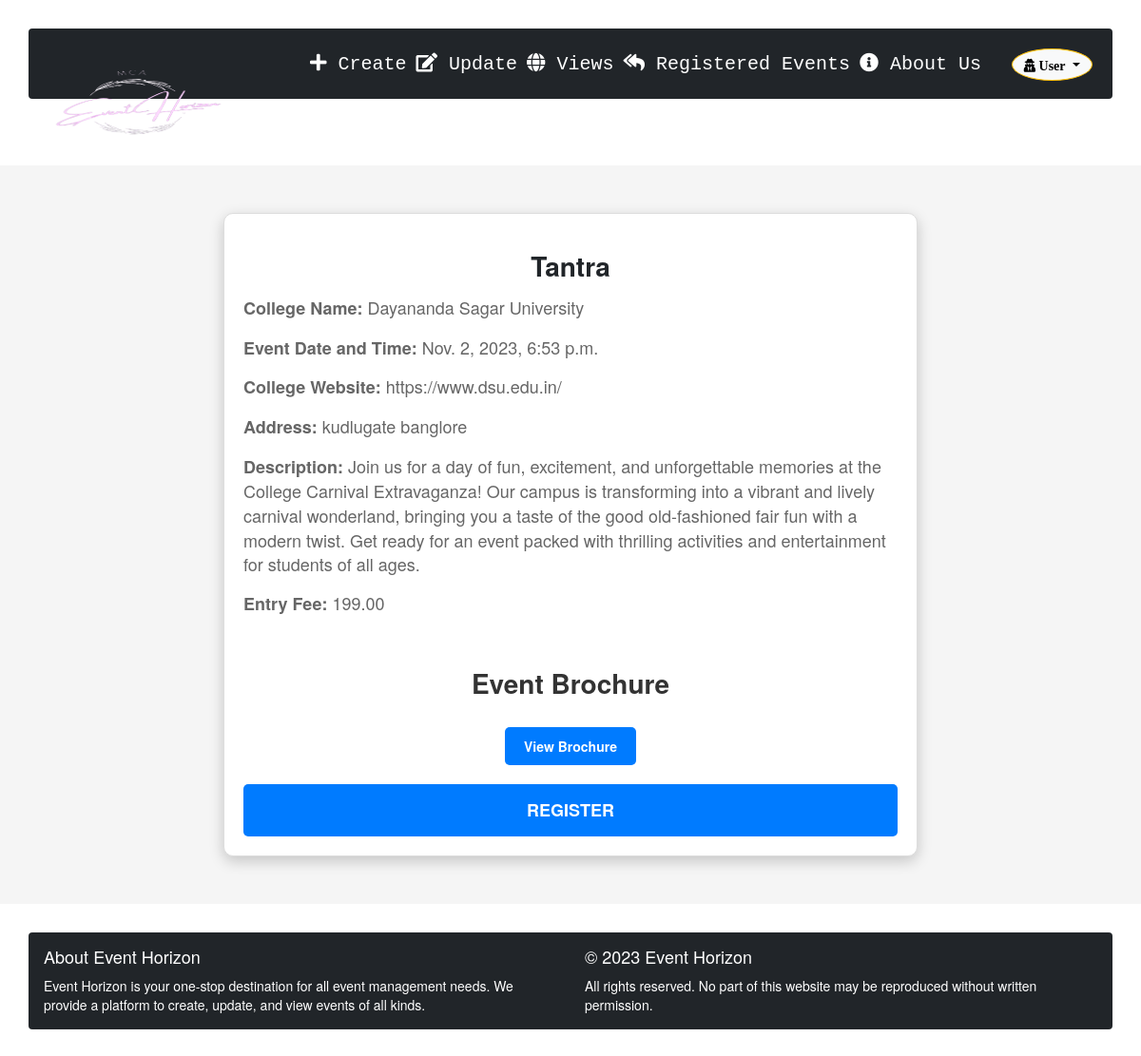
/registration/19/, run on the app's committed database.
### firstapp/models.py (models this page shows, shortened)
class Event(models.Model):
    username = models.ForeignKey(User, on_delete=models.CASCADE)
    event_name = models.CharField(max_length=100)
    college_name = models.CharField(max_length=100)
    address = models.CharField(max_length=200)
    college_website = models.CharField(max_length=200)
    event_datetime = models.DateTimeField(blank=True, null=True)
    event_description = models.TextField()
    event_brochure = models.FileField(upload_to='event_brochures/', blank=True, null=True)
    coordinator_name = models.CharField(max_length=100)
    coordinator_contact = models.CharField(max_length=20)
    entry_fee = models.DecimalField(max_digits=10, decimal_places=2, default=0.00)

### firstapp/views.py (the view)
# urls.py: path('registration/<int:event_id>/', views.registration_details, name='registration_details'),
def registration_details(request,event_id):
   event = get_object_or_404(Event, pk=event_id)
   context = {'event': event}
   return render(request, 'registration.html', context)

### templates/registration.html (shortened to what this page needs)
{% extends 'home.html' %}
{% load static %}
{% block content %}
<div class="registration-container">
    <div class="container">
        <div class="row justify-content-center">
            <div class="col-lg-8">
                <div class="card registration-card">
                    <h1 class="text-center text-dark mb-4 event-title">{{ event.event_name }}</h1>
                    <p class="event-text"><strong>College Name:</strong> {{ event.college_name }}</p>
                    <p class="event-text"><strong>Event Date and Time:</strong> {{ event.event_datetime }}</p>
                    <p class="event-text"><strong>College Website:</strong> {{ event.college_website }}</p>
                    <p class="event-text"><strong>Address:</strong> {{ event.address }}</p>
                    <p class="event-text"><strong>Description:</strong> {{ event.event_description }}</p>
                    <p class="event-text"><strong>Entry Fee:</strong> {{ event.entry_fee }}</p>
                    {% if event.event_brochure %}
                    <div class="brochure-container">
                        <h2 class="event-title">Event Brochure</h2>
                        <a href="{{ event.event_brochure.url }}" class="brochure-link" target="_blank">View Brochure</a>
                    </div>
                    {% endif %}
                    <div class="text-center">
                        <a  href="{% url 'payment' event.id %}" class="btn btn-primary register_button" style="width: 100%";>Register</a>
                    </div>
                </div>
            </div>
        </div>
    </div>
</div>
{% endblock %}

### templates/registration.html (style rules this page uses)
.registration-container { background-color: #f5f5f5; padding: 50px 0; }
.registration-card { background-color: #fff; border: 1px solid #ddd; border-radius: 10px; box-shadow: 0 5px 15px rgba(0, 0, 0, 0.2); padding: 20px; }
.event-title { font-size: 28px; font-weight: bold; color: #333; margin-bottom: 20px; }
.event-text { font-size: 18px; color: #666; margin-bottom: 15px; }
.brochure-container { text-align: center; margin-top: 20px; }
.brochure-link { display: inline-block; background-color: #007bff; color: #fff; padding: 10px 20px; border-radius: 5px; text-decoration: none; font-weight: bold; margin-top: 10px; }
.register_button { display: inline-block; background-color: #007bff; color: #fff; padding: 15px 30px; border: none; border-radius: 5px; text-transform: uppercase; font-weight: bold; font-size: 18px; transition: background-color 0.3s; margin-top: 20px; cursor: pointer; text-decoration: none; }

### data on the page
Event: event_name "Tantra", college_name "Dayananda Sagar University", event_datetime "Nov. 2, 2023, 6:53 p.m.", college_website "https://www.dsu.edu.in/", address "kudlugate banglore", event_description "Join us for a day of fun, excitement, and unforgettable memories at the College Carnival Extravaganza! Our campus is transforming into a vibrant and lively carnival wonderland, bringing you a taste of the good old-fashioned fair fun with a modern twist. Get ready for an event packed with thrilling activities and entertainment for students of all ages.", entry_fee "199.00"
